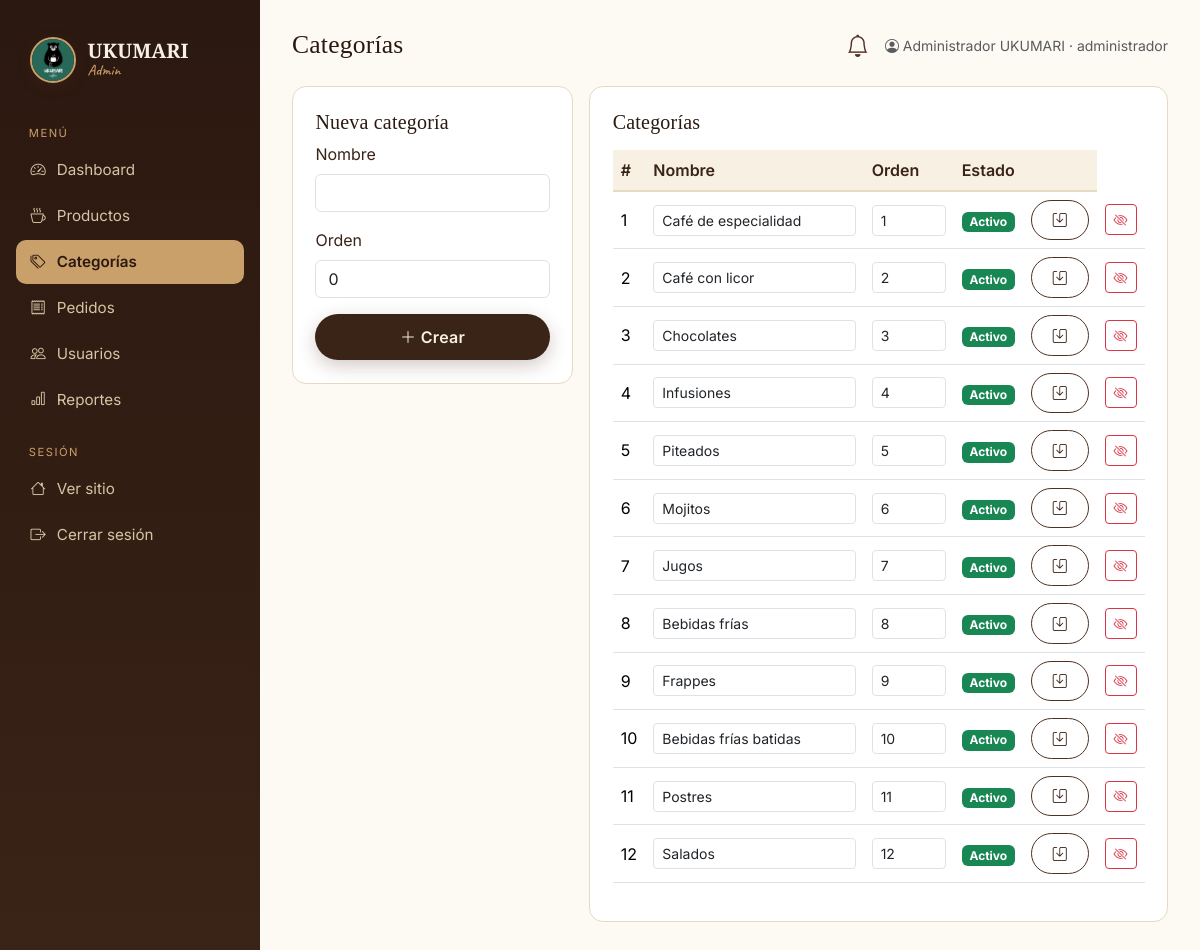
/admin/categorias.php (signed in), run on the app's committed database.
### tables this page shows
CREATE TABLE categorias (
    id INT AUTO_INCREMENT PRIMARY KEY,
    nombre VARCHAR(120) NOT NULL,
    orden INT NOT NULL DEFAULT 0,
    activo TINYINT(1) NOT NULL DEFAULT 1
);

### web/includes/helpers.php (called while the page is built, shortened)
<?php
function e(?string $v): string {
    return htmlspecialchars((string)$v, ENT_QUOTES | ENT_SUBSTITUTE, 'UTF-8');
}

### web/includes/auth.php (called while the page is built, shortened)
<?php
function current_user(): ?array {
    return $_SESSION['user'] ?? null;
}

### web/admin/categorias.php (the view, shortened to what this page needs)
<?php
require __DIR__ . '/../includes/auth.php';
require __DIR__ . '/../includes/helpers.php';
$pdo = db();
$cats = $pdo->query("SELECT * FROM categorias ORDER BY orden, nombre")->fetchAll();
$panel_role='admin'; $panel_active='categorias';
$page_title='Categorías'; $title='Categorías · UKUMARI';
require __DIR__ . '/../includes/panel_layout.php';
?>
<div class="row g-3">
  <div class="col-lg-4">
    <div class="panel-card">
      <h5>Nueva categoría</h5>
      <form method="post">
        <div class="mb-3">
          <label class="form-label">Nombre</label>
          <input type="text" class="form-control" name="nombre" required>
        </div>
        <div class="mb-3">
          <label class="form-label">Orden</label>
          <input type="number" class="form-control" name="orden" value="0">
        </div>
        <button class="btn btn-uku w-100"><i class="bi bi-plus-lg"></i> Crear</button>
      </form>
    </div>
  </div>
  <div class="col-lg-8">
    <div class="panel-card">
      <h5 class="mb-3">Categorías</h5>
      <table class="table align-middle">
        <thead><tr><th>#</th><th>Nombre</th><th>Orden</th><th>Estado</th><th></th></tr></thead>
        <tbody>
          <?php foreach ($cats as $c): ?>
            <tr>
              <form method="post">
                <td><?= $c['id'] ?></td>
                <td><input class="form-control form-control-sm" name="nombre" value="<?= e($c['nombre']) ?>"></td>
                <td style="width:90px"><input type="number" class="form-control form-control-sm" name="orden" value="<?= $c['orden'] ?>"></td>
                <td><?= $c['activo'] ? '<span class="badge bg-success">Activo</span>' : '<span class="badge bg-secondary">Inactivo</span>' ?></td>
                <td class="text-end">
                  <button class="btn btn-sm btn-outline-uku"><i class="bi bi-save"></i></button>
                </td>
              </form>
              <td>
                <form method="post" class="d-inline">
                  <button class="btn btn-sm btn-outline-<?= $c['activo']?'danger':'success' ?>">
                    <i class="bi bi-<?= $c['activo']?'eye-slash':'eye' ?>"></i>
                  </button>
                </form>
              </td>
            </tr>
          <?php endforeach; ?>
        </tbody>
      </table>
    </div>
  </div>
</div>
<?php require __DIR__ . '/../includes/panel_footer.php'; ?>

### web/includes/panel_layout.php (shortened to what this page needs)
<?php
require_once __DIR__ . '/auth.php';
require_once __DIR__ . '/helpers.php';
$user = current_user();
$role = $panel_role ?? 'admin';
$active = $panel_active ?? '';
$menus = [
    'admin' => [
        ['dashboard','Dashboard','/admin/dashboard.php','speedometer2'],
        ['productos','Productos','/admin/productos.php','cup-hot'],
        ['categorias','Categorías','/admin/categorias.php','tags'],
        ['pedidos','Pedidos','/admin/pedidos.php','receipt'],
        ['usuarios','Usuarios','/admin/usuarios.php','people'],
        ['reportes','Reportes','/admin/reportes.php','bar-chart'],
    ],
    'mesero' => [
        ['dashboard','Dashboard','/mesero/dashboard.php','speedometer2'],
        ['nuevo','Nuevo pedido','/mesero/nuevo-pedido.php','plus-circle'],
        ['pedidos','Mis pedidos','/mesero/pedidos.php','list-check'],
        ['mesas','Mesas','/mesero/mesas.php','grid-3x3-gap'],
    ],
    'cocina' => [
        ['dashboard','Dashboard','/cocina/dashboard.php','speedometer2'],
        ['pendientes','Pendientes','/cocina/pedidos-pendientes.php','hourglass-split'],
        ['listos','Listos','/cocina/pedidos-listos.php','check2-circle'],
    ],
];
$menu = $menus[$role] ?? [];
?>
<!doctype html>
<html lang="es">
<head>
<link href="https://cdn.jsdelivr.net/npm/bootstrap@5.3.3/dist/css/bootstrap.min.css" rel="stylesheet">
<link href="https://cdn.jsdelivr.net/npm/bootstrap-icons@1.11.3/font/bootstrap-icons.css" rel="stylesheet">
<link href="/assets/css/styles.css" rel="stylesheet">
</head>
<body>
<div class="panel-shell">
  <aside class="panel-side">
    <a class="uku-brand uku-brand-light" href="/">
      <?php
        $panel_logo = null;
        foreach (['logo.png','logo.svg','logo.jpg','logo.jpeg','logo.webp'] as $f) {
          if (file_exists(__DIR__ . '/../assets/img/' . $f)) { $panel_logo = '/assets/img/' . $f; break; }
        }
      ?>
      <?php if ($panel_logo): ?>
        <img src="<?= e($panel_logo) ?>" alt="UKUMARI" class="brand-logo">
      <?php else: ?>
        <span class="brand-mark">U</span>
      <?php endif; ?>
      <span class="brand-text">UKUMARI <small><?= e(ucfirst($role)) ?></small></span>
    </a>
    <div class="side-title">Menú</div>
    <?php foreach ($menu as $m):
      [$slug,$label,$href,$icon] = $m;
      $cls = ($slug === $active) ? 'active' : '';
    ?>
      <a class="<?= $cls ?>" href="<?= e($href) ?>"><i class="bi bi-<?= e($icon) ?>"></i> <?= e($label) ?></a>
    <?php endforeach; ?>
    <div class="side-title">Sesión</div>
    <a href="/"><i class="bi bi-house"></i> Ver sitio</a>
    <a href="/logout.php"><i class="bi bi-box-arrow-right"></i> Cerrar sesión</a>
  </aside>
  <main class="panel-main">
    <div class="panel-topbar">
      <h1><?= e($page_title ?? 'Panel') ?></h1>
      <div class="d-flex align-items-center gap-3">
        <?php if (in_array($user['rol'] ?? '', ['mesero','administrador'], true)): ?>
          <a href="/mesero/pedidos.php" id="readyBell" class="position-relative text-decoration-none"
             title="Pedidos listos para entregar" style="color:var(--uku-coffee-700);font-size:1.4rem">
            <i class="bi bi-bell"></i>
          </a>
        <?php endif; ?>
        <div class="text-muted small">
          <i class="bi bi-person-circle"></i>
          <?= e($user['nombre']) ?> · <?= e($user['rol']) ?>
        </div>
      </div>
    </div>

### web/includes/panel_footer.php (shortened to what this page needs)
  </main>
</div>
</body>
</html>

### web/assets/css/styles.css (style rules this page uses)
:root { --uku-coffee-900:#2b1810; --uku-coffee-800:#3a2317; --uku-coffee-700:#503020; --uku-coffee-600:#6b3f2a; --uku-coffee-500:#8b5a3c; --uku-coffee-400:#a8754f; --uku-cream-50:#fdf9f3; --uku-cream-100:#f8f0e3; --uku-cream-200:#efe2cc; --uku-cream-300:#e3cfae; --uku-gold:#c9a06a; --uku-gold-dark:#a47a44; --uku-line:#e8d9c1; --uku-text:#3a2317; --uku-muted:#7c6553; --uku-bg:#fdfaf5; --uku-shadow:0 12px 40px rgba(80,48,32,.12); }
* { box-sizing:border-box; }
html,body { font-family:'Inter',system-ui,sans-serif; color:var(--uku-text); background:var(--uku-bg); scroll-behavior:smooth; }
h1,h2,h3,h4,h5,.serif { font-family:'Playfair Display',serif; letter-spacing:.2px; color:var(--uku-coffee-900); }
a { color:var(--uku-coffee-700); }
.uku-brand { display:flex; align-items:center; gap:12px; text-decoration:none; }
.uku-brand .brand-text { font-family:'Playfair Display',serif; font-weight:700; font-size:1.25rem; line-height:1; color:var(--uku-coffee-900); display:flex; flex-direction:column; }
.uku-brand .brand-text small { font-family:'Caveat',cursive; font-weight:500; color:var(--uku-gold-dark); font-size:.95rem; margin-top:2px; }
.uku-brand-light .brand-text { color:var(--uku-cream-100); }
.uku-brand-light .brand-text small { color:var(--uku-gold); }
.brand-logo { width:46px; height:46px; border-radius:50%; object-fit:cover; background:#fff; border:2px solid var(--uku-gold); box-shadow:0 4px 14px rgba(80,48,32,.25); flex-shrink:0; }
.uku-brand-light .brand-logo { border-color:var(--uku-gold); background:var(--uku-cream-100); }
.btn-uku { background:var(--uku-coffee-800); color:var(--uku-cream-100); border:none; border-radius:999px; padding:.7rem 1.6rem; font-weight:600; letter-spacing:.3px; box-shadow:0 6px 18px rgba(80,48,32,.25); transition:all .2s ease; }
.btn-outline-uku { background:transparent; color:var(--uku-coffee-800); border:1.5px solid var(--uku-coffee-700); border-radius:999px; padding:.55rem 1.3rem; font-weight:600; }
.panel-shell { display:grid; grid-template-columns:260px 1fr; min-height:100vh; }
.panel-side { background:linear-gradient(180deg,var(--uku-coffee-900),var(--uku-coffee-800)); color:var(--uku-cream-200); padding:1.5rem 1rem; }
.panel-side .uku-brand { margin-bottom:2rem; }
.panel-side .side-title { font-size:.7rem; text-transform:uppercase; letter-spacing:1.5px; color:var(--uku-gold); margin:1.4rem .8rem .4rem; }
.panel-side a { display:flex; align-items:center; gap:.7rem; color:#d8c3a4; padding:.65rem .9rem; border-radius:10px; text-decoration:none; margin:.15rem 0; font-size:.95rem; }
.panel-side a.active { background:var(--uku-gold); color:#2b1810; font-weight:600; }
.panel-main { background:var(--uku-cream-50); padding:1.8rem 2rem; }
.panel-topbar { display:flex; justify-content:space-between; align-items:center; margin-bottom:1.5rem; }
.panel-topbar h1 { font-size:1.6rem; margin:0; }
.panel-card { background:#fff; border:1px solid var(--uku-line); border-radius:14px; padding:1.4rem; margin-bottom:1.2rem; }
.table thead th { background:var(--uku-cream-100); color:var(--uku-coffee-800); font-weight:600; border-bottom:2px solid var(--uku-line); }

### data on the page
categorias: id "1", nombre "Café de especialidad", orden "1", activo "Activo"
categorias: id "2", nombre "Café con licor", orden "2", activo "Activo"
categorias: id "3", nombre "Chocolates", orden "3", activo "Activo"
categorias: id "4", nombre "Infusiones", orden "4", activo "Activo"
categorias: id "5", nombre "Piteados", orden "5", activo "Activo"
categorias: id "6", nombre "Mojitos", orden "6", activo "Activo"
categorias: id "7", nombre "Jugos", orden "7", activo "Activo"
categorias: id "8", nombre "Bebidas frías", orden "8", activo "Activo"
categorias: id "9", nombre "Frappes", orden "9", activo "Activo"
categorias: id "10", nombre "Bebidas frías batidas", orden "10", activo "Activo"
categorias: id "11", nombre "Postres", orden "11", activo "Activo"
categorias: id "12", nombre "Salados", orden "12", activo "Activo"

### other printed values
$role "Admin"
$label "Dashboard"
$label "Productos"
$label "Categorías"
$label "Pedidos"
$label "Usuarios"
$label "Reportes"
$page_title "Categorías"
$user['nombre'] "Administrador UKUMARI"
$user['rol'] "administrador"
